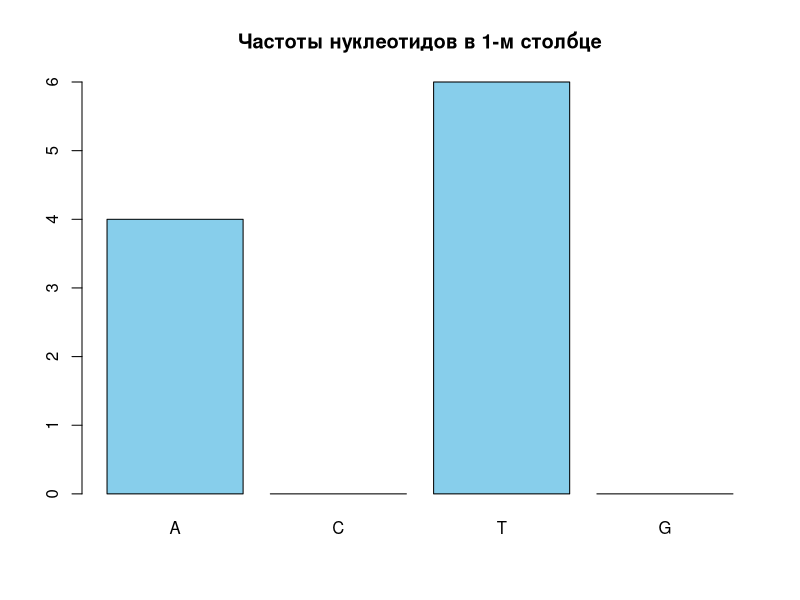

This figure's R source:

motifs2 <- matrix(c(
  "a", "C", "g", "G", "T", "A", "A", "t", "t", "C", "a", "G",
  "t", "G", "G", "G", "C", "A", "A", "T", "t", "C", "C", "a",
  "A", "C", "G", "t", "t", "A", "A", "t", "t", "C", "G", "G",
  "T", "G", "C", "G", "G", "G", "A", "t", "t", "C", "C", "C",
  "t", "C", "G", "a", "A", "A", "A", "t", "t", "C", "a", "G",
  "A", "C", "G", "G", "C", "G", "A", "a", "t", "T", "C", "C",
  "T", "C", "G", "t", "G", "A", "A", "t", "t", "a", "C", "G",
  "t", "C", "G", "G", "G", "A", "A", "t", "t", "C", "a", "C",
  "A", "G", "G", "G", "T", "A", "A", "t", "t", "C", "C", "G",
  "t", "C", "G", "G", "A", "A", "A", "a", "t", "C", "a", "C"
), nrow = 10, byrow = TRUE)
motifs2

motifs2_up <- apply(motifs2, 2, toupper)
motifs2_up

count_matrix <- apply(motifs2_up,2,function(col) table(factor(col, levels=c("A", "C", "T", "G"))))
count_matrix


profile <- apply(count_matrix,2,function(col) col/sum(col))
profile

scoreMotifs <- sum(apply(motifs2_up,2,function(col) length(col) - max(table(col))))
scoreMotifs

consensus <- apply(profile, 2, function(col) {
  nucleotides <- c("A", "C", "G", "T")
  nucleotides[which.max(col)]
})
consensus_string <- paste(consensus, collapse = "")
consensus_string


barplot(count_matrix[,1], col = "skyblue", main = "Частоты нуклеотидов в 1-м столбце")
